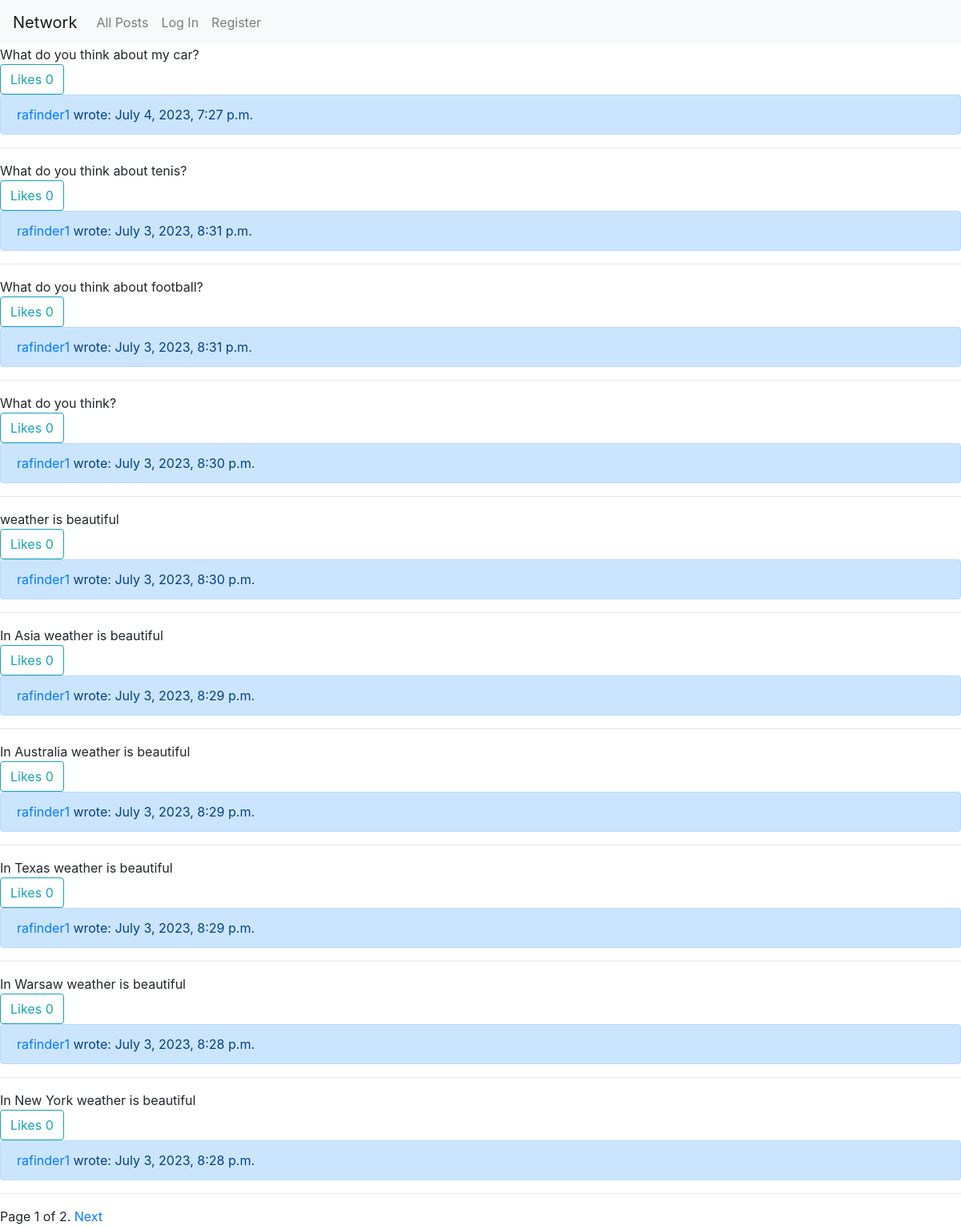
The page / on the database its author committed.
### network/models.py (models this page shows, shortened)
class Post(models.Model):
    author = models.ForeignKey(User, on_delete=models.CASCADE, default=None, null=True, blank=True)
    text = models.CharField(max_length=500)
    date = models.DateTimeField(auto_now_add=True)
    likes = models.ManyToManyField(User, blank=True, related_name='likes_users')

class User(AbstractUser):
    posts = models.ForeignKey('Post', on_delete=models.CASCADE, default=None, null=True, blank=True)
    followers = models.ManyToManyField('self', blank=True, related_name='followers_users', symmetrical=False)
    following = models.ManyToManyField('self', blank=True, related_name='following_users', symmetrical=False)

### network/views.py (the view)
# urls.py: path("", views.index, name="index"),
def index(request):
    posts = Post.objects.all()
    posts = posts.order_by("-date")
    paginator = Paginator(posts, 10)
    page = request.GET.get('page')
    try:
        posts_pag = paginator.page(page)
    except PageNotAnInteger:
        posts_pag = paginator.page(1)
    except EmptyPage:
        posts_pag = paginator.page(paginator.num_pages)
    if request.user.is_authenticated:
        liked_posts = request.user.likes_users.all()
    else:
        liked_posts = []
    return render(request, "network/index.html", {
        "posts": posts_pag,
        "liked_posts": liked_posts
    })

### network/templates/network/index.html (shortened to what this page needs)
{% extends "network/layout.html" %}
{% load static %}
{% block body %}
    <div class="posts-block">
        {% for post in posts %}
            <div class="post-{{post.id}} post">
                <div class="text-{{post.id}} elem-post">{{post.text}}</div>
                {% if user.is_authenticated %}
                    {% if post in liked_posts %}
                        <div class="like"  data-userid="{{ user.id }}">
                            <button class="liker added btn btn-outline-info" type="button" id='liker-{{post.id}}' data-post-id = {{post.id}}>Likes
                                <span class="likes_number" id='num-{{post.id}}'> {{post.likes.count}}</span>
                            </button>
                        </div>
                    {% else %}
                        <div class="like" data-postid="{{ post.id }}" data-userid="{{ user.id }}">
                            <button class="liker btn btn-outline-info" type="button" id='liker-{{post.id}}' data-post-id = {{post.id}}>Likes
                                <span class="likes_number" id='num-{{post.id}}'>{{post.likes.count}}</span>
                            </button>
                        </div>
                     {%endif%}
                {% else %}
                        <div class=" ">
                            <span class="likes_number btn btn-outline-info" id='num-{{post.id}}'>Likes {{post.likes.count}}</span>
                        </div>
                {%endif%}
                <div class="alert alert-primary">
                    <a class="profile-name" href="profile/{{ post.author }}">{{ post.author }}</a> wrote: {{post.date}}
                </div>
                <hr>
            </div>
        {% endfor %}
    </div>
    {% include "network/pagination.html" with page=posts %}
{% endblock %}

### network/templates/network/layout.html (shortened to what this page needs)
{% load static %}
<!DOCTYPE html>
<html lang="en">
    <head>
        <link rel="stylesheet" href="https://stackpath.bootstrapcdn.com/bootstrap/4.4.1/css/bootstrap.min.css">
        <link href="{% static 'network/styles.css' %}" rel="stylesheet">
    </head>
    <body>
        <nav class="navbar navbar-expand-lg navbar-light bg-light">
            <a class="navbar-brand" href="{% url 'index' %}">Network</a>
            <div>
              <ul class="navbar-nav mr-auto">
                <li class="nav-item">
                  <a class="nav-link" href="{% url 'index' %}">All Posts</a>
                </li>
                {% if user.is_authenticated %}
                    <li class="nav-item">
                        <a class="nav-link" id="fol_posts" href="{% url 'fol_posts' %}">Following</a>
                    </li>
                    <li class="nav-item">
                        <a class="nav-link" href="{% url 'logout' %}">Log Out</a>
                    </li>
                {% else %}
                    <li class="nav-item">
                        <a class="nav-link" href="{% url 'login' %}">Log In</a>
                    </li>
                    <li class="nav-item">
                        <a class="nav-link" href="{% url 'register' %}">Register</a>
                    </li>
                {% endif %}
              </ul>
            </div>
          </nav>
        <div class="body">
            {% block body %}
            {% endblock %}
        </div>
    </body>
</html>

### network/templates/network/pagination.html (shortened to what this page needs)
<div class="pagination">
    <span class="step-links">
       <span class="current">
     Page {{ page.number }} of {{ page.paginator.num_pages }}.
       </span>
     {% if page.has_next %}
           <a href="?page={{ page.next_page_number }}">Next</a>
     {% endif %}
     </span>
</div>

### rows shown on the page
Post: text "What do you think about my car?", likes.count "0", author "rafinder1", date "July 4, 2023, 7:27 p.m."
Post: text "What do you think about tenis?", likes.count "0", author "rafinder1", date "July 3, 2023, 8:31 p.m."
Post: text "What do you think about football?", likes.count "0", author "rafinder1", date "July 3, 2023, 8:31 p.m."
Post: text "What do you think?", likes.count "0", author "rafinder1", date "July 3, 2023, 8:30 p.m."
Post: text "weather is beautiful", likes.count "0", author "rafinder1", date "July 3, 2023, 8:30 p.m."
Post: text "In Asia weather is beautiful", likes.count "0", author "rafinder1", date "July 3, 2023, 8:29 p.m."
Post: text "In Australia weather is beautiful", likes.count "0", author "rafinder1", date "July 3, 2023, 8:29 p.m."
Post: text "In Texas weather is beautiful", likes.count "0", author "rafinder1", date "July 3, 2023, 8:29 p.m."
Post: text "In Warsaw weather is beautiful", likes.count "0", author "rafinder1", date "July 3, 2023, 8:28 p.m."
Post: text "In New York weather is beautiful", likes.count "0", author "rafinder1", date "July 3, 2023, 8:28 p.m."

### other values the page prints
{{ page.number }} "1"
{{ page.paginator.num_pages }} "2"
